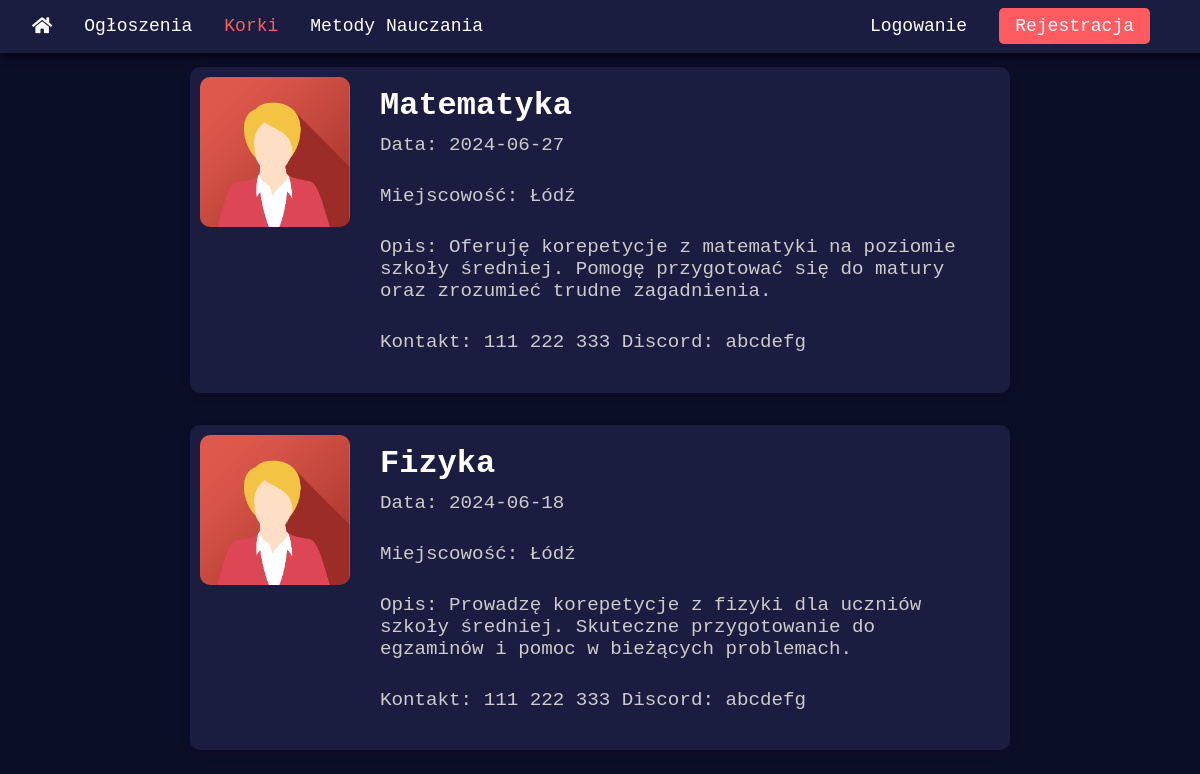
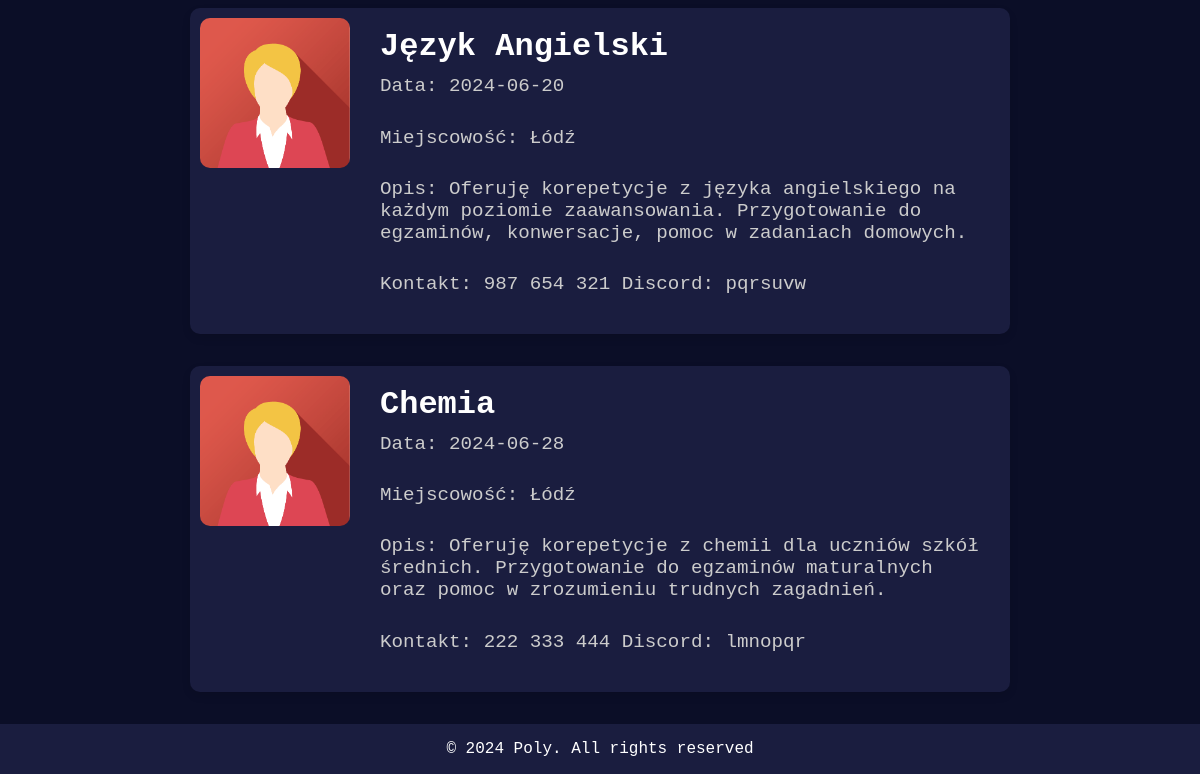
Before: /subsites/korepetycje.php with the older database file (2 pictures, top to bottom).
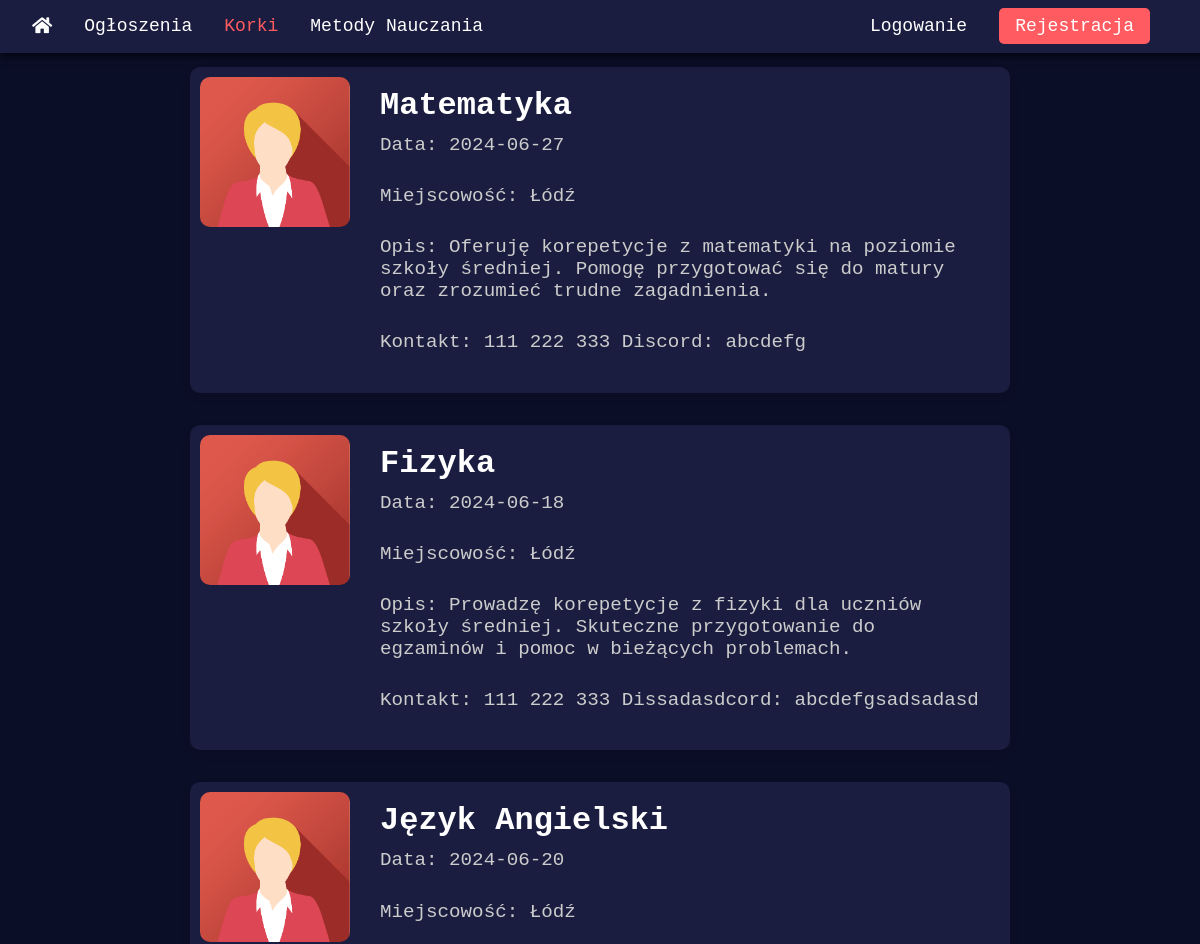
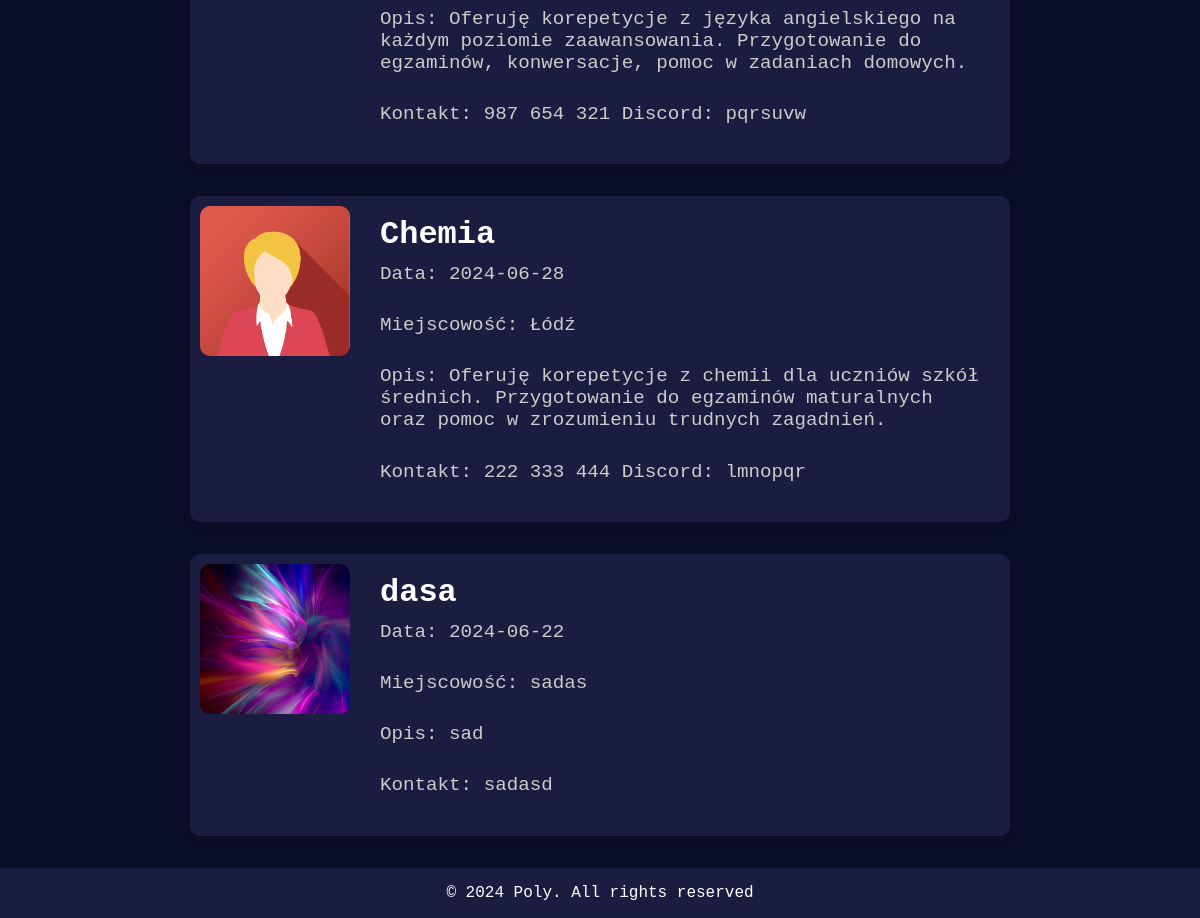
After: the same page with the newer database file (2 pictures, top to bottom).
### tables this page shows
CREATE TABLE `korki` (
  `ID_korkow` int(11) NOT NULL,
  `Tytul` varchar(50) NOT NULL,
  `Opis` varchar(500) NOT NULL,
  `Data` date NOT NULL,
  `Miejscowość` varchar(30) NOT NULL,
  `ID_uzytkownika` int(11) NOT NULL,
  `Kontakt` varchar(100) NOT NULL
);

CREATE TABLE `uzytkownicy` (
  `ID_uzytkownika` int(11) NOT NULL,
  `typ` int(1) NOT NULL DEFAULT 0,
  `Imie` varchar(50) NOT NULL,
  `Nazwisko` varchar(50) NOT NULL,
  `Email` varchar(50) NOT NULL,
  `Haslo` varchar(100) NOT NULL,
  `Rok_studiow` int(20) NOT NULL,
  `Kierunek` varchar(50) NOT NULL,
  `Profil` varchar(100) DEFAULT NULL
);

### subsites/korepetycje.php (the view, shortened to what this page needs)
<!DOCTYPE html>
<html lang="pl">
<head>
    <link rel="stylesheet" type="text/css" media="screen" href="../styles.css">
    <link rel="stylesheet" href="https://cdnjs.cloudflare.com/ajax/libs/font-awesome/5.15.4/css/all.min.css">
</head>
<body>
    <header>
        <nav>
            <ul class="nav-left">
                <li><a href="../index.php"><i class="fas fa-home"></i></a></li>
                <li><a href="info.php">Ogłoszenia</a></li>
                <li><a href="korepetycje.php" class="active">Korki</a></li>
                <li><a href="metody.php">Metody Nauczania</a></li>
            </ul>
            <ul class="nav-right">
                <?php if(isset($_SESSION['loggedin']) && $_SESSION['loggedin'] === true): ?>
                    <li><a href="../subsites/edit.php">Edycja profilu</a></li>
                    <li><a href="../log/logout.php">Wyloguj</a></li>
                <?php else: ?>
                    <li><a href="#" id="login-btn">Logowanie</a></li>
                    <li><a href="#" id="register-btn" class="sign-up">Rejestracja</a></li>
                <?php endif; ?>
            </ul>
        </nav>
    </header>
    <div class="content">
        <section id="tutoring">
            <h1>Korepetycje</h1>
            <div class="tutoring-list">
                <?php
                $mysqli = new mysqli("localhost", "root", "", "kck_pio");
                $sql = "SELECT k.Tytul, k.Opis, k.Data, k.Miejscowość, k.Kontakt, u.Profil FROM korki k JOIN uzytkownicy u ON k.ID_uzytkownika=u.ID_uzytkownika";
                $result = $mysqli->query($sql);
                if ($result->num_rows > 0) {
                    while ($row = $result->fetch_assoc()) {
                        echo "<div class='tutoring-item'>";
                        $profil = $row["Profil"];
                        if($profil==null){
                            $profil='avatar5.png';
                        }
                        echo "<img src='../images/" . $profil . "' alt='" . $row['Tytul'] . "' class='tutoring-img'>";
                        echo "<div class='announcement-text'>";
                        echo "<h2>" . $row['Tytul'] . "</h2>";
                        echo "<p>Data: " . substr($row['Data'], 0, 200) . "</p>";
                        echo "<p>Miejscowość: " . substr($row['Miejscowość'], 0, 200) . "</p>";
                        echo "<p>Opis: " . substr($row['Opis'], 0, 200) . "</p>";
                        echo "<p>Kontakt: " . substr($row['Kontakt'], 0, 200) . "</p>";
                        echo "</div>";
                        echo "</div>";
                    }
                } else {
                    echo "tutoring-text";
                }
                ?>
            </div>
        </section>
    </div>
    <footer>&copy; 2024 Poly. All rights reserved</footer>
</body>
</html>

Changed rows visible on the page:
changed korki "Fizyka": Kontakt "111 222 333 Discord: abcdefg" → "111 222 333 Dissadasdcord: abcdefgsadsadasd"
added korki: ID_uzytkownika.Profil (picture), Tytul "dasa", Data "2024-06-22", Miejscowość "sadas", Opis "sad", Kontakt "sadasd"
